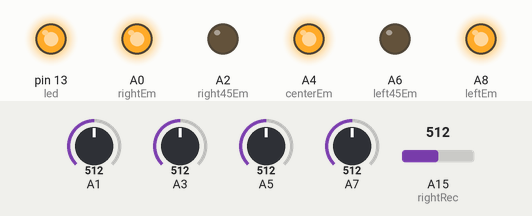
A sketch run on a simulated Arduino Mega 2560, built with avr-gcc and run on an emulated ATmega2560. Shown: output pins drawn as LEDs (lit = HIGH). The test bench sets the inputs (shaded band); at power-on: A1 = 512, A3 = 512, A5 = 512, A7 = 512, A15 (rightRec) = 512. What the sketch prints to the serial monitor is not drawn.

Above: at 0.1 s.
Timing chart, 0 to 1.6 s (numbered marks = the images above):
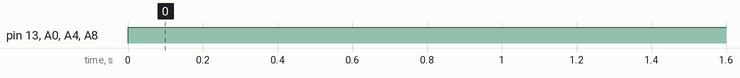

The sketch:

PCB_sensors.ino
```cpp
int led = 13;

//Right Emitters and receivers-----------------------------------------------------
int rightEm = A0; //14 // A1
int rightRec = 15; //15 // A1
int right; // right sensor reading

// Right45
int right45Em = A2; //16
int right45Rec = 17; //17 //A3
int right45; //right45 sensor reading

// Center
int centerEm = A4; // 18
int centerRec = 19; //19 // A5
int center; //center sensor reading

// Left 45
int left45Em = A6; //20
int left45Rec = 21; //21 // A7
int left45; //left45 sensor reading

//Left
int leftEm =  A8; // 22
int leftRec = 23; // 23 // A9
int left; //left sensor reading


void setup() {
  // put your setup code here, to run once:
Serial.begin(9600);
//LED
pinMode(led, OUTPUT);

//Receivers
pinMode(rightRec, INPUT);
pinMode(right45Rec, INPUT);
pinMode(centerRec, INPUT);
pinMode(left45Rec, INPUT);
pinMode(leftRec, INPUT);

//Emitters
pinMode(rightEm, OUTPUT);
pinMode(right45Em, OUTPUT);
pinMode(centerEm, OUTPUT);
pinMode(left45Em, OUTPUT);
pinMode(leftEm, OUTPUT);

}

void loop() {
  // put your main code here, to run repeatedly:
//LED 13 ON ALWAYS
digitalWrite(led, HIGH);

//Emitters
digitalWrite(rightEm, HIGH);
//digitalWrite(right45Em, HIGH);
digitalWrite(centerEm, HIGH);
//digitalWrite(left45Em, HIGH);
digitalWrite(leftEm, HIGH);

//Receiver Readings
right = analogRead(rightRec);
right45 = analogRead(right45Rec);
center = analogRead(centerRec);
left45 = analogRead(left45Rec);
left = analogRead(leftRec);

//int newCenter = map(center, 0, 24, 0, 70); //range of reading: 4-24, range want, 0-250*/
int newCenter = map(center, 6, 250, 0, 300); //range of reading: 4-24, range want, 0-250*/
int newright = map(right, 90, 950, 0, 300);
int newleft = map(left, 30, 80, 0 , 300);
//no mapping

//no mapping ------------------------------------
Serial.print("Right: ");
Serial.println(right);
Serial.println();

/*
Serial.print("Right 45: ");
Serial.println(right45);
Serial.println();
*/

Serial.print("Center: ");
Serial.println(center);
Serial.println();

/*
Serial.print("Left 45: ");
Serial.println(left45);
Serial.println();
*/

Serial.print("Left: ");
Serial.println(left);
Serial.println();

//values we want mapped--------------------------------

Serial.print("mappedCenter: ");
Serial.print(newCenter);
Serial.println();

Serial.print("mappeleft: ");
Serial.print(newleft);
Serial.println();

Serial.print("mapperight: ");
Serial.print(newright);
Serial.println();
delay(500);
}
```

Measured:
- by itself, pin 13 (led), A0 (rightEm), A4 (centerEm), A8 (leftEm): LOW → HIGH at 0.00 s
